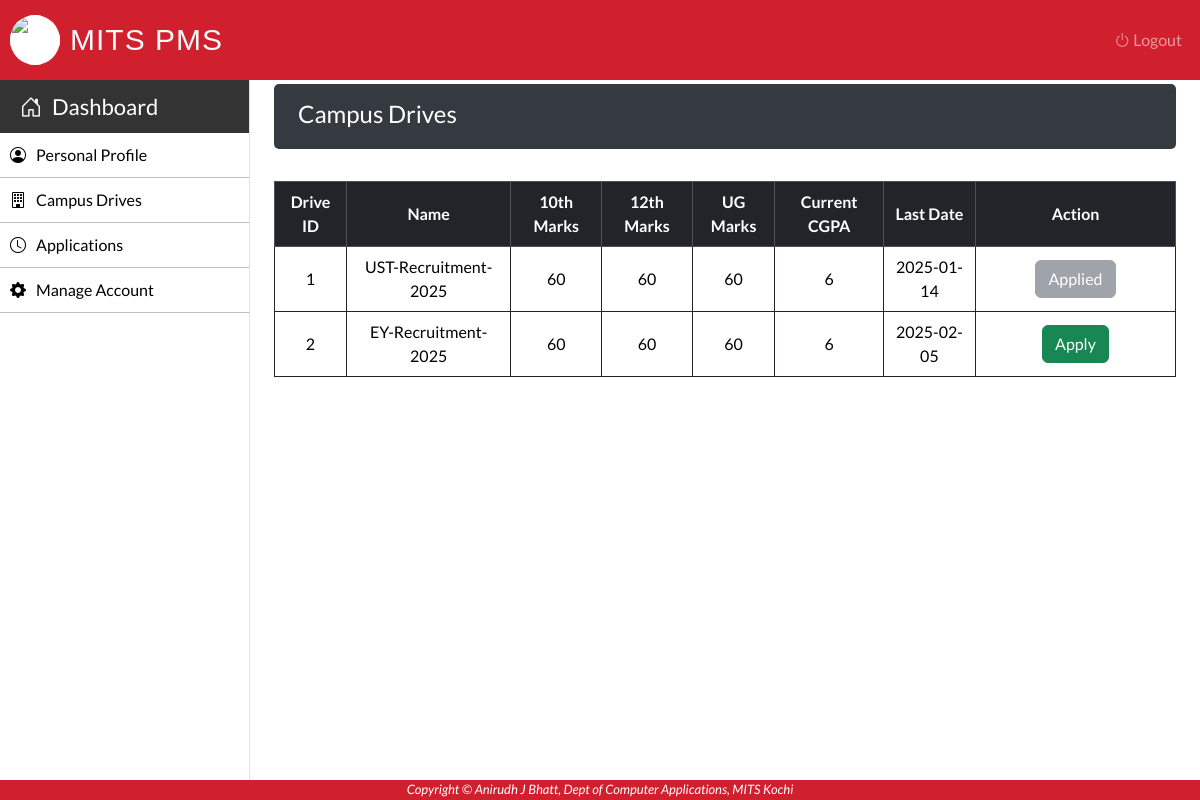
The page /Student/student-drive.php (signed in) on the database its author committed.
### tables this page shows
CREATE TABLE `drive` (
  `D_ID` int(50) NOT NULL,
  `D_Name` varchar(50) NOT NULL,
  `Role` varchar(50) NOT NULL,
  `Course` varchar(50) NOT NULL,
  `Branch` varchar(50) NOT NULL,
  `Year` int(50) NOT NULL,
  `Marks_10th` int(10) NOT NULL,
  `Marks_12th` int(10) NOT NULL,
  `Marks_UG` int(10) NOT NULL,
  `CGPA` int(10) NOT NULL,
  `Backlogs` int(50) NOT NULL,
  `D_Package` int(10) NOT NULL,
  `D_Date` varchar(30) NOT NULL,
  `C_ID` int(50) NOT NULL
);

### Student/student-drive.php (the view, shortened to what this page needs)
 <?php
	require_once "../connection/connection.php";
	$Stud_ID=$_SESSION['LoginStudent'];
	$applied_jobs = array();
	$query = "SELECT D_ID FROM application WHERE S_ID = '$Stud_ID'";
	$run = mysqli_query($con, $query);
	while ($row = mysqli_fetch_assoc($run)) {
		$applied_jobs[] = $row['D_ID'];
	}
?>
<!DOCTYPE html>
<html lang="en">
<head>
</head>
    <body>
        <?php include('../Common/header.php'); ?>
        <?php include('../Common/student-sidebar.php'); ?>
        <main role="main" class="mt-1 mb-3 px-md-4 page-content-index">
            <div class="sub-main">
				<div class="dashboard-header flex-wrap flex-md-no-wrap px-3 pt-2 pb-1 mb-3 text-white">
					<div class="d-flex flex-row">
						<div class="p-2"><h4>Campus Drives</h4></div>
					</div>
				</div>
				<div class="row">
					<div class="col-md-12 container-fluid">
						<section class="mt-3">
							<table class="w-100 table table-bordered border-dark table-hover text-center" cellpadding="5">
								<tr class="table-dark text-white">
									<th>Drive ID</th>
									<th>Name</th>
									<th>10th Marks</th>
									<th>12th Marks</th>
									<th>UG Marks</th>
									<th>Current CGPA</th>
									<th>Last Date</th>
									<th>Action</th>
								</tr>
								<?php
									$query="SELECT d.D_ID, d.D_Name, d.Marks_10th, d.Marks_12th, d.Marks_UG, d.CGPA, d.D_Date
        							FROM drive d, student s WHERE FIND_IN_SET(s.Stud_Course, d.Course) > 0
									AND FIND_IN_SET(s.Stud_Batch, d.Branch) > 0
									AND d.Year = s.Stud_Year
									AND d.Marks_10th <= s.Marks_10th
									AND d.Marks_12th <= s.Marks_12th
									AND (s.Marks_UG <= 0 OR d.Marks_UG <= s.Marks_UG)
									AND d.CGPA <= s.CGPA AND d.Backlogs <= s.Stud_Backlogs
									AND d.D_Package <= s.Stud_Package
									AND s.Stud_ID='$Stud_ID'";
									$run=mysqli_query($con,$query);
									while($row=mysqli_fetch_array($run)) {
										$D_ID=$row['D_ID'];
								?>
								<tr>
									<td><?php echo $row['D_ID']; ?></td>
									<td><?php echo $row['D_Name']; ?></td>
									<td><?php echo $row['Marks_10th']; ?></td>
									<td><?php echo $row['Marks_12th']; ?></td>
									<td><?php echo $row['Marks_UG']; ?></td>
									<td><?php echo $row['CGPA']; ?></td>
									<td><?php echo $row['D_Date']; ?></td>
									<td width='200'>
										<?php if (in_array($D_ID, $applied_jobs)) { ?>
											<button class="btn btn-secondary" disabled>Applied</button>
										<?php
										} else { ?>
											<a class="btn btn-success" href="apply.php?D_ID=<?php echo $row['D_ID']; ?>">Apply</a>
										<?php
										} ?>
									</td>
								</tr>
								<?php
									}
								?>
							</table>
						</section>
					</div>
				</div>
			</div>
        </main>
        <?php include('../Common/footer.php'); ?>
    </body>
</html>

### Css/style.css (style rules this page uses)
body { font-family: 'Lato', sans-serif; background-color: #ffffff; }
main { margin-left: 250px; overflow-x: hidden; }
.dashboard-header { background-color: #343a40; border-radius: 5px; text-align: left; }
table { width: 100%; }
table td, table th { vertical-align: middle !important; }

### rows shown on the page
drive: D_ID "1", D_Name "UST-Recruitment-2025", Marks_10th "60", Marks_12th "60", Marks_UG "60", CGPA "6", D_Date "2025-01-14", shows "Applied"
drive: D_ID "2", D_Name "EY-Recruitment-2025", Marks_10th "60", Marks_12th "60", Marks_UG "60", CGPA "6", D_Date "2025-02-05"
